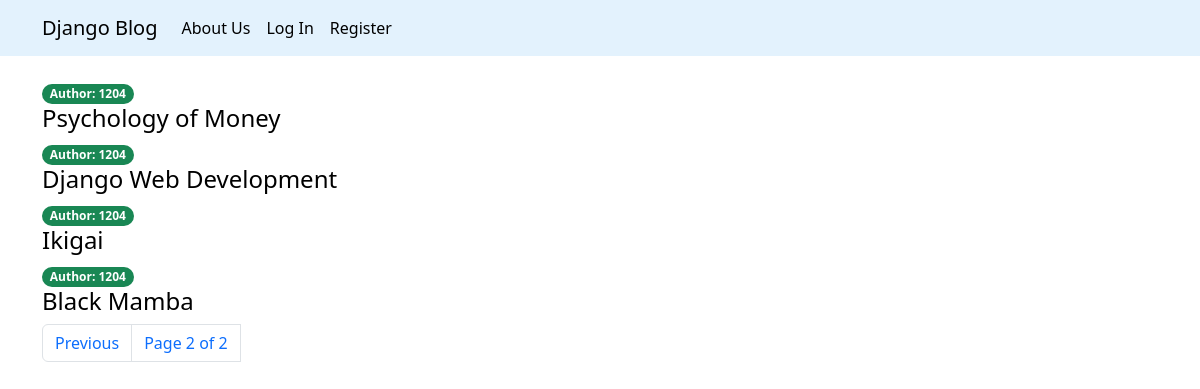
Screenshot of /?page=2 with the database file from the repository.
### articles/models.py (models this page shows, shortened)
class Article(models.Model):
    title = models.CharField(max_length=200)
    description = models.TextField()
    slug = models.SlugField(max_length=100, unique=True)
    published = models.DateTimeField(auto_now_add=True)
    author = models.ForeignKey(User, on_delete=models.CASCADE)

### articles/views.py (the view)
# urls.py: path('', article_list, name='article_list'),
def article_list(request):
    article_list = Article.objects.all().order_by('-published')
    paginator = Paginator(article_list, 4)
    page = request.GET.get('page')
    try:
        articles = paginator.page(page)
    except PageNotAnInteger:
        articles = paginator.page(1)
    except EmptyPage:
        articles = paginator.page(paginator.num_pages)
    return render(request, 'articles.html', {'article_list': articles, 'page': page})

### articles/templates/articles.html (shortened to what this page needs)
{% extends 'base.html' %}
{% block body %}
<div class="container mt-4">
    {% for article in article_list %}
        <span class="badge rounded-pill bg-success"> Author: {{article.author}}</span>
        <h4 ><a class="link-style" href="{% url 'article_details' article.slug %}"> {{article.title}}</a></h4>
    {% endfor %}
    {% include 'account/pagination.html' with page=article_list %}
</div>
{% endblock %}

### articles/templates/articles.html (style rules this page uses)
.link-style { text-decoration:none; color:black; }

### rows the page displays
Article: author "1204", title "Psychology of Money"
Article: author "1204", title "Django Web Development"
Article: author "1204", title "Ikigai"
Article: author "1204", title "Black Mamba"

### other values shown
{{ page.number }} "2"
{{ page.paginator.num_pages }} "2"
